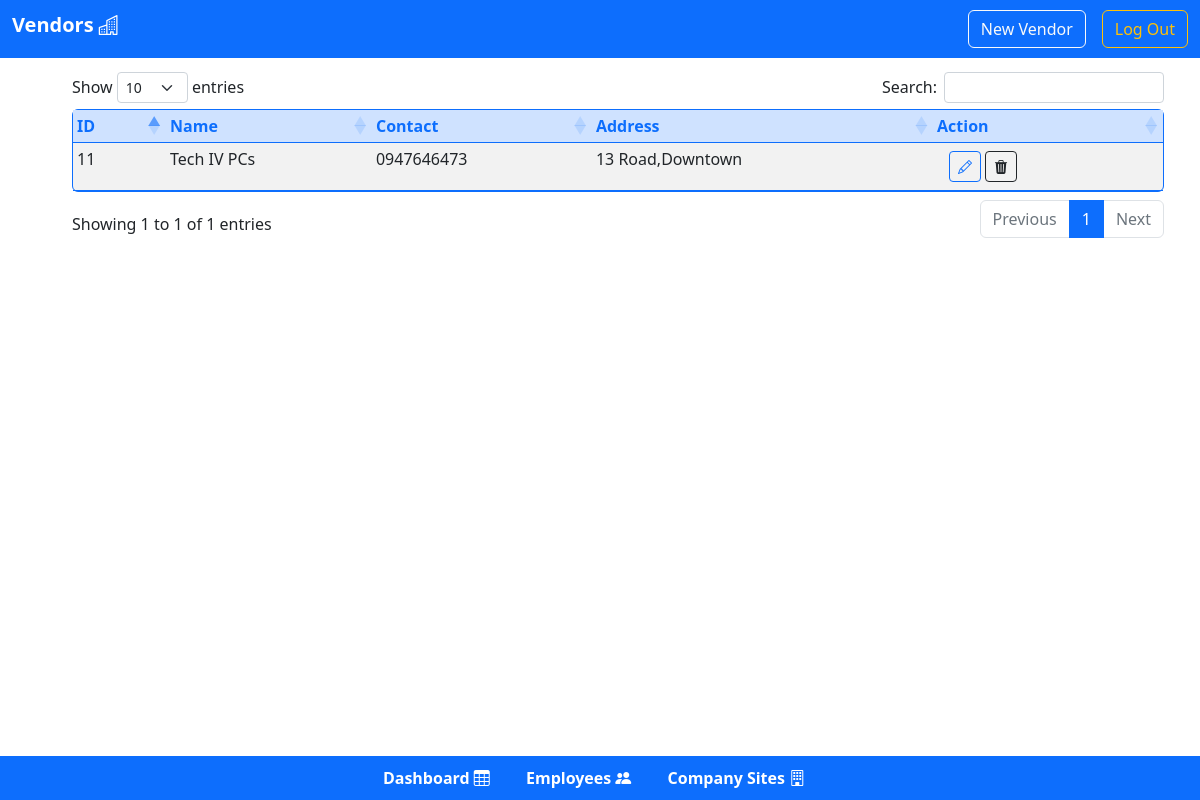
The app's page /pages/vendors.php (signed in) with its own data.
### tables this page shows
CREATE TABLE `vendor` (
  `v_id` int NOT NULL AUTO_INCREMENT,
  `v_name` varchar(50) NOT NULL,
  `v_contact` varchar(50) NOT NULL,
  `v_address` varchar(100) NOT NULL,
  PRIMARY KEY (`v_id`)
);

### pages/vendors.php (the view, shortened to what this page needs)
<?php
require('../php/add_vendors.php');
?>
<!DOCTYPE html>
<html lang="en">
<head>
    <link href="https://cdn.jsdelivr.net/npm/bootstrap@5.0.2/dist/css/bootstrap.min.css" rel="stylesheet">
    <link href="https://cdn.jsdelivr.net/npm/bootstrap@5.0.2/dist/css/bootstrap.min.css" rel="stylesheet" />
    <link rel="stylesheet" href="https://cdn.jsdelivr.net/npm/bootstrap-icons@1.10.3/font/bootstrap-icons.css">
    <link rel="stylesheet" href="https://cdnjs.cloudflare.com/ajax/libs/twitter-bootstrap/5.2.0/css/bootstrap.min.css">
    <link rel="stylesheet" href="https://cdn.datatables.net/1.13.4/css/dataTables.bootstrap5.min.css">
    <link rel="stylesheet" type="text/css" href="../stylesheets/styles.css" />
</head>
<body>
<div class="m-0 py-1">
    <nav class="navbar navbar-expand-lg navbar-light bg-primary fixed-top">
        <div class="container-fluid">
          <h1 class="navbar-brand text-white fw-bold ">Vendors <i class="bi bi-buildings"></i></h1>
            <div class="collapse navbar-collapse" id="navbarCollapse">
                <div class="navbar-nav ms-auto">
                    <a class="btn btn-outline-light mx-3" href="../forms/add_vendor_form.php">New Vendor</a>
                    <a href="../Authorization/logout.php" class="btn btn-outline-warning">Log Out</a>
                </div>
            </div>
        </div>
    </nav>
</div>
<div class="container py-3 m-5">
    <div class="container">
    <?php
            $color = $_SESSION['savedbootstrapclass'];
            echo "<h7 class='$color'>".$_SESSION['savedstatus']."</h7>";
        $sql = "SELECT v_id,v_name,v_contact,v_address FROM assets_management_db.vendor;";
        if($result = mysqli_query($mysqlconnect, $sql))
        {
            if(mysqli_num_rows($result) > 0)
            {
                    echo '<table id="assettable" class="table table-sm table-striped border rounded border-primary ">';
                        echo "<thead class='table-primary'>";
                            echo "<tr class='text-primary'>";
                                echo "<th scope='col'>ID</th>";
                                echo "<th scope='col'>Name</th>";
                                echo "<th scope='col'>Contact</th>";
                                echo "<th scope='col'>Address</th>";
                                echo "<th scope='col'>Action</th>";
                            echo "</tr>";
                        echo "</thead>";
                            echo "<tbody>";
                                while($row = mysqli_fetch_array($result)){
                                    echo "<tr>";
                                        echo "<td>" . $row['v_id'] . "</td>";
                                        echo "<td>" . $row['v_name'] . "</td>";
                                        echo "<td>" . $row['v_contact'] . "</td>";
                                        echo "<td>" . $row['v_address'] . "</td>";
                                        echo "<td>";
                                            echo"<div class ='container my-1 d-flex justify-content-start'>";
                                                    echo '<a href="../forms/update_vendor.php?id='.$row['v_id'].'" class="btn btn-outline-primary w-auto btn-sm"><i class="bi bi-pencil"></i></a>';
                                                    echo '<a href="../php/vendordelete.php?id='.$row['v_id'].'" class="btn btn-outline-dark w-auto btn-sm mx-1"><i class="bi bi-trash3-fill"></i></a>';
                                            echo "</div>";
                                        echo "</td>";
                                    echo "</tr>";
                                    }
                            echo "</tbody>";
                    echo "</table>";
            }else
            {
                echo '<div class="container"><em><b>No records were found.</b></em></div>';
            }
        }else{
            echo "Oops! Something went wrong. Please try again later.";
            }
    echo "</div>";
echo "</div>";
?>
<div class="fixed-footer bg-primary ">
    <div id="flex-container" class="container navbar-nav bg-primary  ">
            <nav>
                <a class="text-white fw-bold m-3" href="dashboard.php">Dashboard <i class="bi bi-table"></i></a>
                <a class="text-white fw-bold m-3" href="employees.php">Employees <i class="bi bi-people-fill"></i></a>
                <a class="text-white fw-bold m-3" href="companysites.php">Company Sites <i class="bi bi-building"></i></a>
            </nav>
    </div>
</div>
</body>
</html>

### stylesheets/styles.css (style rules this page uses)
.fixed-footer { width: 100%; position: fixed; padding: 10px 0px; color: #fff; }
.fixed-footer { bottom: 0; }
#flex-container { display: flex; justify-content: center; align-items: center; }
a:link { text-decoration: none; }

### records on screen
vendor: v_id "11", v_name "Tech IV PCs", v_contact "0947646473", v_address "13 Road,Downtown"
